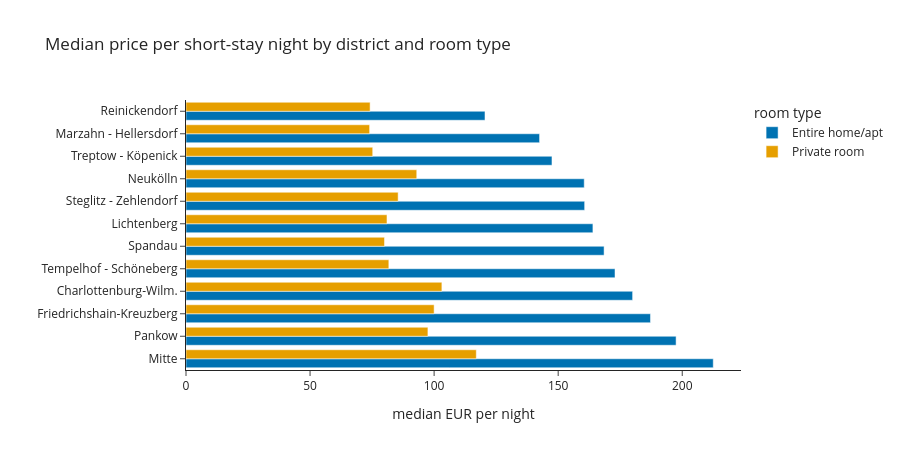

Notebook code cell kept with this figure:
### Markdown cell above
### 2.9 Styling Plotly Express figures (depth: self-study or if time allows)

*Adapted from [Styling Plotly Express Figures in Python](https://plotly.com/python/styling-plotly-express/) (Plotly, MIT), applied to the Berlin listings.*

Every Plotly Express function returns a `plotly.graph_objects.Figure` whose `data` and `layout` are pre-populated from the arguments. There are four ways to style it:

1. **Built-in arguments** of every `px` function: `title`, `width` and `height`; `template` (many styling settings at once); `labels` (a dict that renames axis, legend and hover labels); `category_orders` (a dict of column → list of values in the desired order, applied to axes, legends, facets and stacks); `hover_data` and `hover_name`; and colour arguments such as `color_discrete_sequence`, `color_discrete_map` (value → colour) and `color_continuous_scale`.
2. **Update methods** on the returned figure: `update_layout`, `update_xaxes`, `update_yaxes`, `add_shape`, `add_annotation` and more.
3. **Templates**: `template="simple_white"`, `"plotly_white"`, `"ggplot2"`, `"seaborn"`, …; a template also sets the default colour sequence and continuous colour scale.
4. **Defaults** for a whole session: `px.defaults.template`, `px.defaults.width`, `px.defaults.height`, `px.defaults.color_continuous_scale`.

Next we draw the median price per district and room type with built-in styling arguments. `color_discrete_map` fixes one colour per room type; `category_orders` sorts the districts; `template="simple_white"` removes the grey background.

### Code cell
med = (two.groupby(["district", "room_type"], as_index=False)["price"].median())
district_order = med[med["room_type"] == "Entire home/apt"].sort_values("price")["district"].tolist()
fig = px.bar(med, x="price", y="district", color="room_type", barmode="group", orientation="h",
             title="Median price per short-stay night by district and room type",
             labels={"price": "median EUR per night", "district": "", "room_type": "room type"},
             category_orders={"district": district_order, "room_type": ["Entire home/apt", "Private room"]},
             color_discrete_map={"Entire home/apt": "#0072B2", "Private room": "#E69F00"},
             template="simple_white", height=450)
fig.show()

### Figure 1 — Plotly figure (JSON) as saved in the notebook; plotly's stock layout.template omitted (floating-point values rounded to 4 significant figures)
{"data": [{"alignmentgroup": "True", "hovertemplate": "room type=Entire home/apt<br>median EUR per night=%{x}<br>=%{y}<extra></extra>", "legendgroup": "Entire home/apt", "marker": {"color": "#0072B2", "pattern": {"shape": ""}}, "name": "Entire home/apt", "offsetgroup": "Entire home/apt", "orientation": "h", "showlegend": true, "textposition": "auto", "type": "bar", "x": [180.0, 187.2, 164.0, 142.5, 212.5, 160.5, 197.5, 120.5, 168.5, 160.7, 172.9, 147.5], "xaxis": "x", "y": ["Charlottenburg-Wilm.", "Friedrichshain-Kreuzberg", "Lichtenberg", "Marzahn - Hellersdorf", "Mitte", "Neukölln", "Pankow", "Reinickendorf", "Spandau", "Steglitz - Zehlendorf", "Tempelhof - Schöneberg", "Treptow - Köpenick"], "yaxis": "y"}, {"alignmentgroup": "True", "hovertemplate": "room type=Private room<br>median EUR per night=%{x}<br>=%{y}<extra></extra>", "legendgroup": "Private room", "marker": {"color": "#E69F00", "pattern": {"shape": ""}}, "name": "Private room", "offsetgroup": "Private room", "orientation": "h", "showlegend": true, "textposition": "auto", "type": "bar", "x": [103.1, 100.0, 81.0, 74.0, 117.0, 93.0, 97.5, 74.2, 80.0, 85.5, 81.75, 75.25], "xaxis": "x", "y": ["Charlottenburg-Wilm.", "Friedrichshain-Kreuzberg", "Lichtenberg", "Marzahn - Hellersdorf", "Mitte", "Neukölln", "Pankow", "Reinickendorf", "Spandau", "Steglitz - Zehlendorf", "Tempelhof - Schöneberg", "Treptow - Köpenick"], "yaxis": "y"}], "layout": {"barmode": "group", "height": 450, "legend": {"title": {"text": "room type"}, "tracegroupgap": 0}, "title": {"text": "Median price per short-stay night by district and room type"}, "xaxis": {"anchor": "y", "domain": [0.0, 1.0], "title": {"text": "median EUR per night"}}, "yaxis": {"anchor": "x", "categoryarray": ["Mitte", "Pankow", "Friedrichshain-Kreuzberg", "Charlottenburg-Wilm.", "Tempelhof - Schöneberg", "Spandau", "Lichtenberg", "Steglitz - Zehlendorf", "Neukölln", "Treptow - Köpenick", "Marzahn - Hellersdorf", "Reinickendorf"], "categoryorder": "array", "domain": [0.0, 1.0], "title": {"text": ""}}}}
